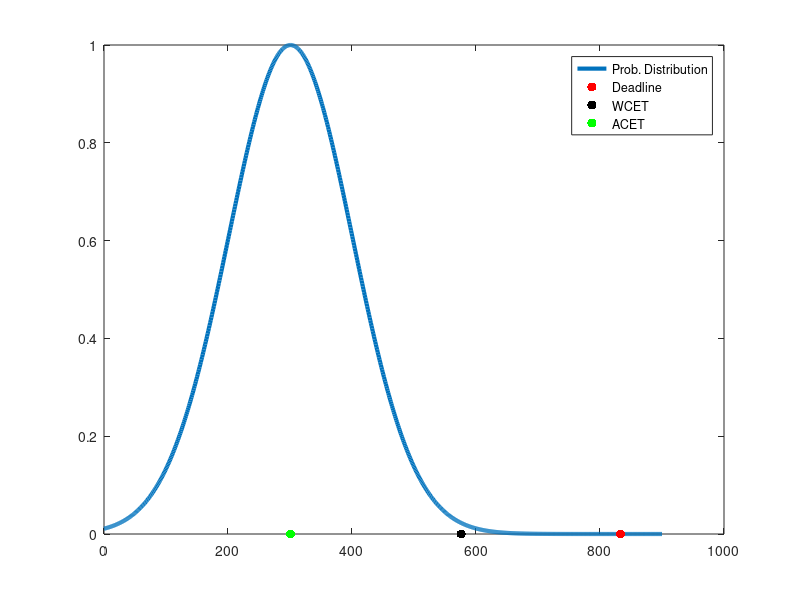
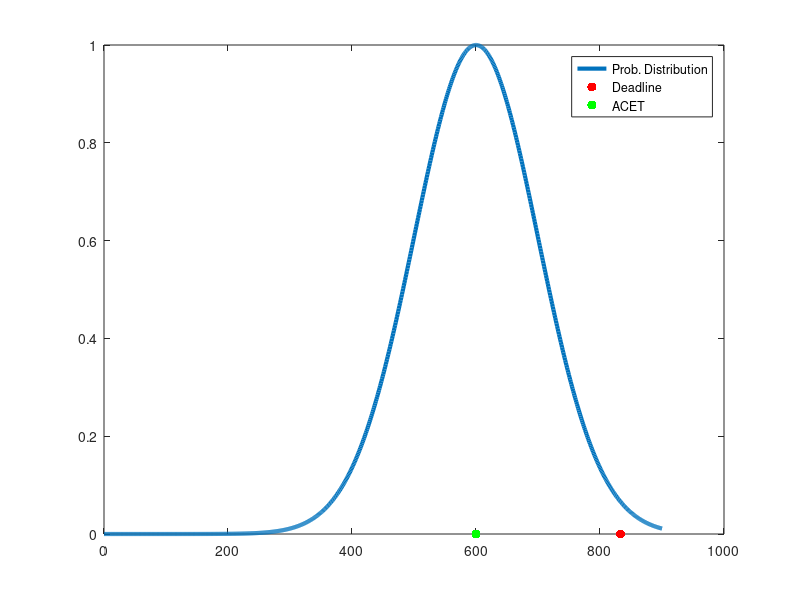
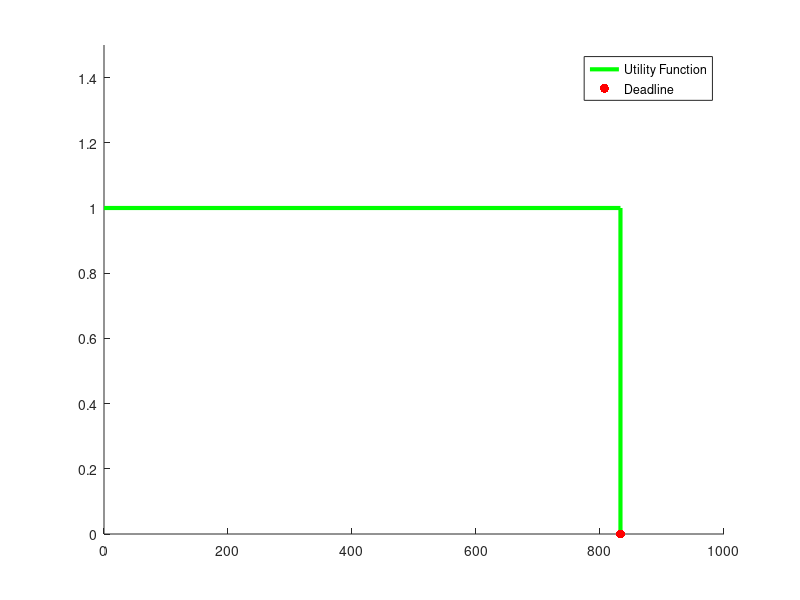

The MATLAB source for these figures, in order:

mu = 100;
sig = 300.79;
x = linspace(0,900,900);
y = gaussmf(x,[mu,sig]);
plot(x, y, 'LineWidth',3, 'DisplayName','Prob. Distribution')
hold on
plot(833, 0, 'r.', 'MarkerSize', 20, 'DisplayName','Deadline')
plot(576.1, 0, 'k.', 'MarkerSize', 20, 'DisplayName','WCET')
plot(300.79, 0, 'g.', 'MarkerSize', 20, 'DisplayName','ACET')
legend()
%%
figure()
mu = 100;
sig = 600;
x = linspace(0,900,900);
y = gaussmf(x,[mu,sig]);
plot(x, y, 'LineWidth',3, 'DisplayName','Prob. Distribution')
hold on
plot(833, 0, 'r.', 'MarkerSize', 20, 'DisplayName','Deadline')
%plot(576.1, 0, 'k.', 'MarkerSize', 20, 'DisplayName','WCET')
plot(600, 0, 'g.', 'MarkerSize', 20, 'DisplayName','ACET')
legend()
%%
figure() 
hax=axes; 
x=0:1:833;
ylim([0 1.5])
hold on 
SP=833; %your point goes here 
h(1) = line([SP SP],[0 1],'Color',[0 1 0], 'LineWidth', 3, 'DisplayName', 'Utility Function');
h(2) = line([0 SP],[1 1],'Color',[0 1 0], 'LineWidth', 3);
h(3) = plot(833, 0, 'r.', 'MarkerSize', 20, 'DisplayName','Deadline');
legend([h(1) h(3)])